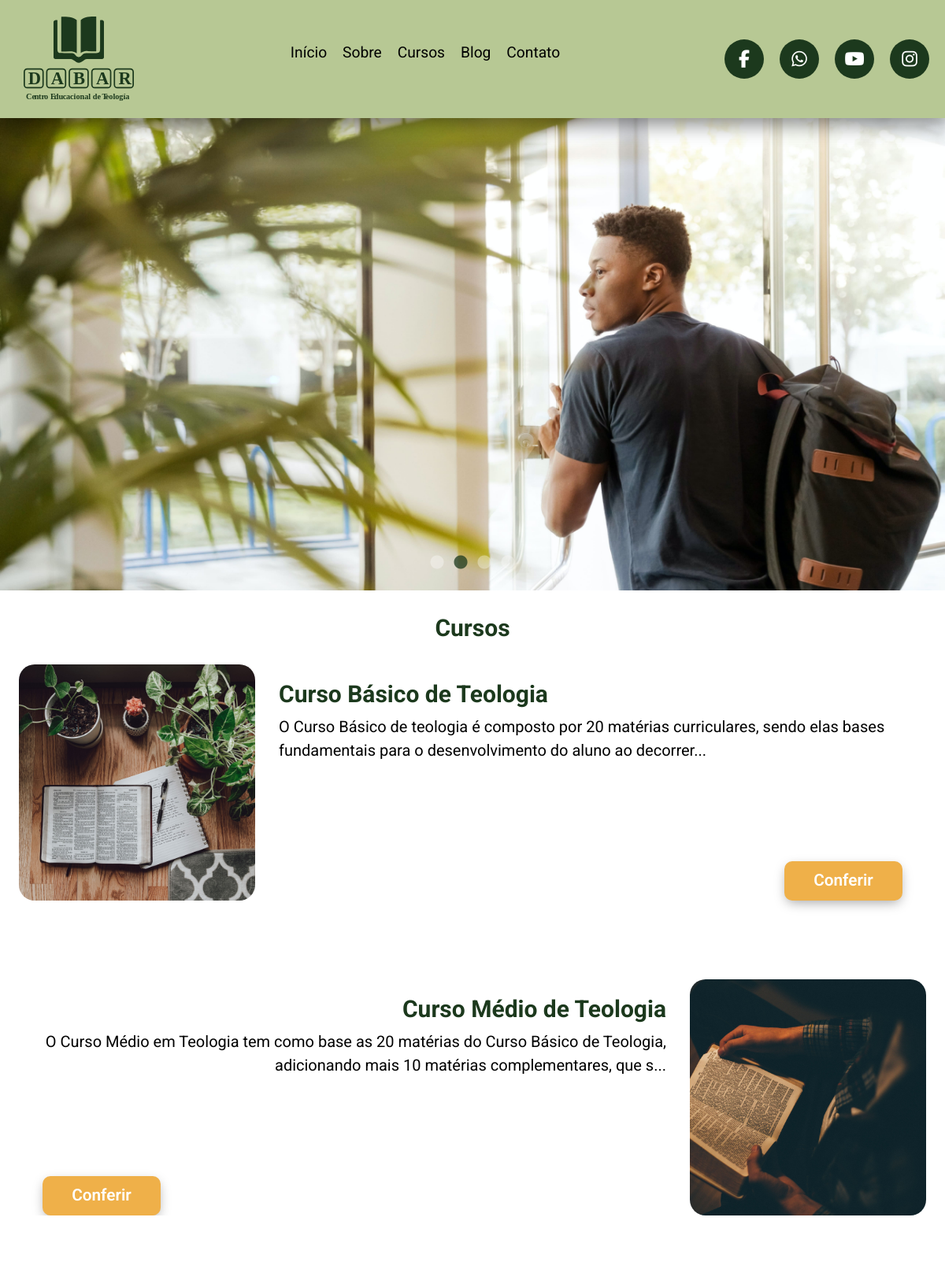
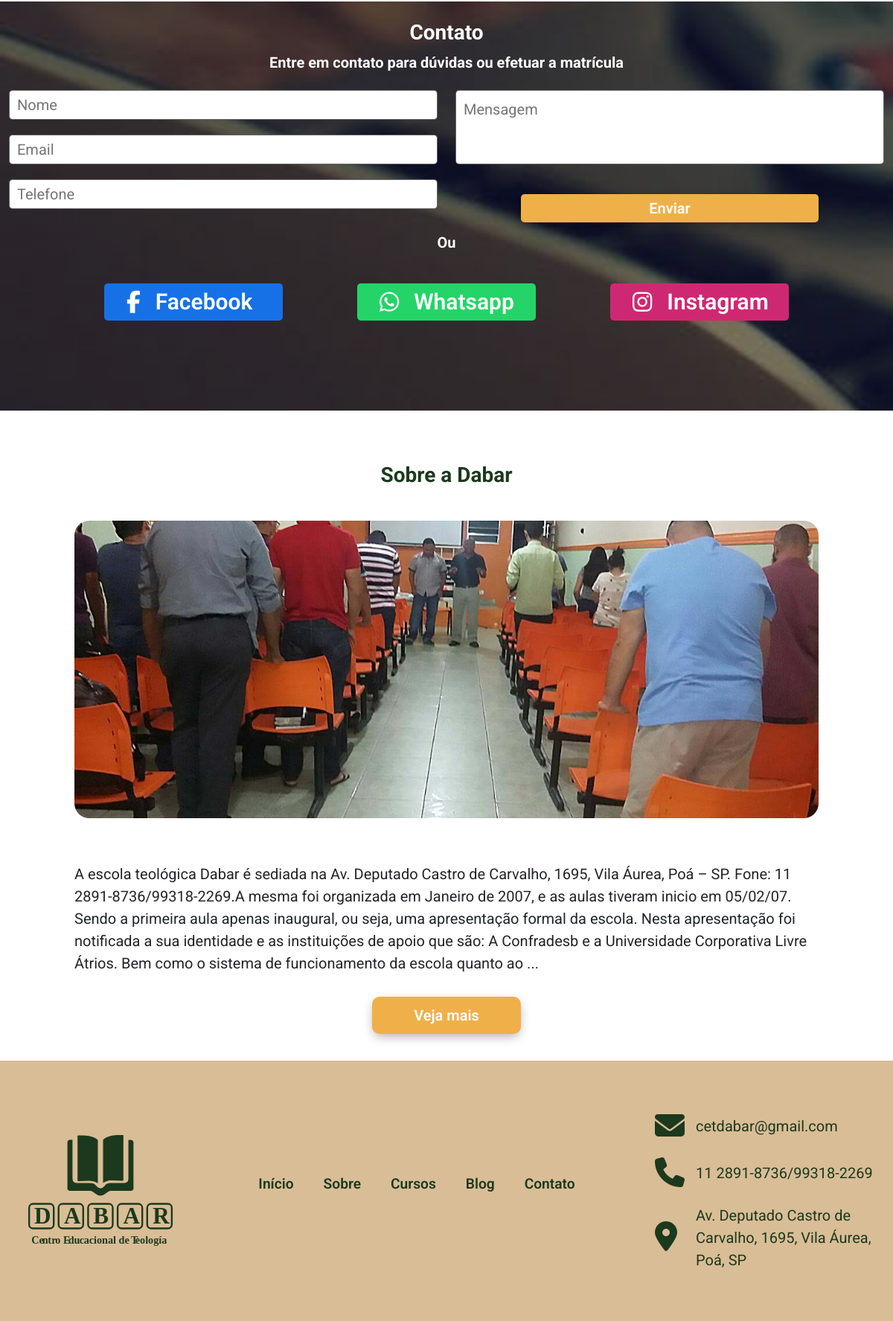
The page / on the database its author committed (2 pictures, top to bottom).
### tables this page shows
CREATE TABLE `curso` (
  `idCurso` int(11) NOT NULL,
  `curso` varchar(50) NOT NULL,
  `descCurso` text NOT NULL,
  `valorCurso` varchar(10) NOT NULL,
  `imgCurso` varchar(100) NOT NULL,
  `duracaoCurso` varchar(50) NOT NULL,
  `instrutorCurso` varchar(100) NOT NULL,
  `mensagemCurso` text NOT NULL,
  `statusCurso` int(11) NOT NULL
);

CREATE TABLE `dabar` (
  `id` int(11) NOT NULL,
  `sobre` text NOT NULL,
  `identidade` text NOT NULL,
  `requisitos` text NOT NULL,
  `sobreInstrutor` text NOT NULL
);

### index.php (the view, shortened to what this page needs)
<?php
$conexao = ConexaoBanco::conectarBD();
$conexao->exec("SET NAMES utf8");
$sqlCursos = $conexao->prepare("SELECT idCurso, curso, CONCAT(SUBSTR(descCurso, 1, 200), '...') AS descCurso, imgCurso FROM curso WHERE statusCurso = 1 LIMIT 2");
$sqlCursos->execute();
$sqlSobre = $conexao->prepare("SELECT sobre FROM dabar");
$sqlSobre->execute();
$dadosSobre = $sqlSobre->fetch(PDO::FETCH_ASSOC);
?>
<!DOCTYPE html>
<html lang="pt-br">
<head>
    <link rel="stylesheet" href="global/css/reset.css">
    <link rel="stylesheet" href="global/css/global.css">
    <link rel="stylesheet" href="lib/bootstrap/css/bootstrap.css">
    <link rel="stylesheet" href="lib/slick/slick.css">
    <link rel="stylesheet" href="lib/slick/slick-theme.css">
    <link rel="stylesheet" href="lib/aos-master/dist/aos.css">
    <link rel="stylesheet" href="home/css/home.css">
</head>
<body>
    <header bg-color="primary">
        <div class="logo">
            <img src="assets/logo/logo-dabar-verde.svg" alt="">
        </div>
        <div class="menu">
            <ul>
                <li><a href="#">Início</a></li>
                <li><a href="sobre/sobre.php">Sobre</a></li>
                <li><a href="cursos/cursos.php">Cursos</a></li>
                <li><a href="blog/blog.php">Blog</a></li>
                <li><a href="contato/contato.php">Contato</a></li>
            </ul>
        </div>
        <div class="socialHeader">
            <a href="https://www.facebook.com/CETDABAR" target="_blank">
                <div><i class="fa-brands fa-facebook-f"></i></div>
            </a>
            <a href="https://api.whatsapp.com/send?phone=5511930546947&text=Olá, gostaria de saber mais sobre a Dabar" target="_blank">
                <div><i class="fa-brands fa-whatsapp"></i></div>
            </a>
            <a href="https://www.youtube.com/channel/UCXieQGFmE_MwiaA6T9qlyEQ" target="_blank">
                <div><i class="fa-brands fa-youtube"></i></div>
            </a>
            <a href="https://www.instagram.com/fabio.dabar/" target="_blank">
                <div><i class="fa-brands fa-instagram"></i></div>
            </a>
        </div>
    </header>
    <section class="banner">
        <img src="assets/banner/banner2.jpg" alt="">
    </section>
    <section class="cursos">
        <div class="padraoSite">
            <h3 class="tituloCursos">Cursos</h3>
            <div class="containerCursos">
                <?php
                while ($dadosCurso = $sqlCursos->fetch(PDO::FETCH_ASSOC)) { ?>
                    <div class="curso" data-aos="fade-up" data-aos-duration="2000">
                        <div class="imgCurso">
                            <img src="admin/<?php echo $dadosCurso['imgCurso'] ?>" alt="">
                        </div>
                        <div class="descCurso">
                            <div class="txtCurso">
                                <h3><?php echo $dadosCurso['curso'] ?></h3>
                                <p><?php echo "$dadosCurso[descCurso]" ?></p>
                            </div>
                            <button onclick="getLink(this, '#')" btn-bg-color="secondary" class="btnCurso">Conferir</button>
                        </div>
                    </div>
                <?php } ?>
            </div>
        </div>
    </section>
    <div class="contato">
        <div class="padraoSite" data-aos="fade-down" data-aos-duration="2000">
            <h3 class="tituloContato">Contato</h3>
            <p class="txtForm">Entre em contato para dúvidas ou efetuar a matrícula</p>
            <form action="" method="POST" class="formContato">
                <div class="inputs">
                    <div class="formInput">
                        <input type="text" name="nome" required id="" placeholder="Nome">
                    </div>
                    <div class="formInput">
                        <input type="email" name="email" required id="" placeholder="Email">
                    </div>
                    <div class="formInput">
                        <input type="tel" name="telefone" id="" placeholder="Telefone">
                    </div>
                </div>
                <div class="boxMensagem">
                    <div class="formTextarea">
                        <textarea name="mensagem" id="" cols="30" rows="10" placeholder="Mensagem"></textarea>
                    </div>
                    <div class="formBtn">
                        <button class="btnEnviar" name="enviarContato" btn-bg-color="secondary" type="submit">Enviar</button>
                    </div>
                </div>
            </form>
            <p class="txtForm">
                Ou
            </p>
            <div class="socialContato">
                <div class="socialContato">
                    <a href="https://www.facebook.com/CETDABAR" target="_blank" class="contatoFacebook">
                        <i class="fa-brands fa-facebook-f"></i> Facebook
                    </a>
                    <a href="https://api.whatsapp.com/send?phone=5511930546947&text=Olá, gostaria de saber mais sobre a Dabar" target="_blank" class="contatoWhatsapp">
                        <i class="fa-brands fa-whatsapp"></i> Whatsapp
                    </a>
                    <a href="https://www.instagram.com/fabio.dabar/" target="_blank" class="contatoInstagram">
                        <i class="fa-brands fa-instagram"></i> Instagram
                    </a>
                </div>
            </div>
        </div>
    </div>
    <section class="sobre">
        <div class="padraoSite" data-aos="fade-down" data-aos-duration="2000">
            <h3 class="tituloSobre">Sobre a Dabar</h3>
            <div class="containerSobre">
                <div class="imgSobre">
                    <img src="assets/sobre/sobre.jpg" alt="">
                </div>
                <div class="txtSobre">
                    <?php
                    echo mb_strimwidth($dadosSobre['sobre'], 0, 500, "...");
                    ?>
                </div>
                <div class="btnSobre">
                    <button onclick="getLink(this, 'sobre/sobre.php')" btn-bg-color="secondary">Veja mais</button>
                </div>
            </div>
        </div>
    </section>
    <footer bg-color="medium">
        <div class="logoRodape">
            <img src="assets/logo/logo-dabar-verde.svg" alt="">
        </div>
        <div class="padraoSite">
            <ul class="navRodape">
                <li><a href="#">Início</a></li>
                <li><a href="sobre/sobre.php">Sobre</a></li>
                <li><a href="cursos/cursos.php">Cursos</a></li>
                <li><a href="blog/blog.php">Blog</a></li>
                <li><a href="contato/contato.php">Contato</a></li>
            </ul>
        </div>
        <div class="contatoRodape">
            <div class="email">
                <div class="icon">
                    <i class="fa-solid fa-envelope"></i>
                </div>
                <p>cetdabar@gmail.com</p>
            </div>
            <div class="telefone">
                <div class="icon">
                    <i class="fa-solid fa-phone"></i>
                </div>
                <p>11 2891-8736/99318-2269</p>
            </div>
            <div class="local">
                <div class="icon">
                    <i class="fa-solid fa-location-dot"></i>
                </div>
                <p>Av. Deputado Castro de Carvalho, 1695, Vila Áurea, Poá, SP</p>
            </div>
        </div>
    </footer>
</body>
</html>

### global/css/global.css (style rules this page uses)
[bg-color="primary"] { background-color: #B7C894; }
[bg-color="medium"] { background-color: #D9BD96; }
[btn-bg-color] { -webkit-box-shadow: 0px 5px 15px -3px rgba(0,0,0,0.37); box-shadow: 0px 5px 15px -3px rgba(0,0,0,0.37); }
[btn-bg-color="secondary"] { background-color: #EFB049; color: #fff; }
* { margin: 0; padding: 0; box-sizing: border-box; }
body { max-width: 100%; width: 100%; font-family: 'Roboto' !important; overflow: overlay; }
a { color: #000 !important; text-decoration: none !important; }
p { margin: 0 !important; }
h3 { margin: 0; font-weight: bold !important; font-size: 30px; color: #1C391D; }
ul { padding: 0 !important; }
.padraoSite { width: 100%; max-width: 1400px; margin: 0 auto; }
header { font-family: 'Roboto'; height: 150px; display: flex; width: 100%; padding: 10px !important; align-items: center; justify-content: space-between; background: #fff; top: 0; padding: 10px 1%; position: fixed; -webkit-box-shadow: 1px 7px 23px 2px rgba(0, 0, 0, 0.45); box-shadow: 1px 7px 23px 2px rgba(0, 0, 0, 0.45); z-index: 999; }
header .logo img { width: 140px; height: 140px; margin-left: 20px; }
header .menu ul { display: flex; list-style: none; }
header .menu ul li { margin: 0 10px; font-size: 1.2rem; }
header .socialHeader { display: flex; justify-content: center; }
header .socialHeader a div { margin: 0 10px; width: 50px; height: 50px; border-radius: 50%; color: white; display: flex; justify-content: center; align-items: center; background: #1C391D; font-size: 1.4rem; cursor: pointer; }
footer { display: flex; justify-content: space-between; align-items: center; min-height: 350px !important; padding: 10px; font-size: 1.2rem; }
footer .logoRodape { width: 250px; height: 150px; }
footer .logoRodape img { width: 250px; height: 150px; }
footer .padraoSite { max-width: 600px; }
footer .navRodape { width: 100%; list-style: none; display: flex; justify-content: center; flex-wrap: wrap; }
footer .navRodape li { margin: 0 20px; }
footer .navRodape li a { font-weight: 550; color: #1C391D !important; }
footer .contatoRodape { color: #1C391D; font-size: 20px; max-width: 400px; margin-left: 20px; }
footer .contatoRodape i { margin-right: 10px; }
footer .contatoRodape i { font-size: 40px; }
footer .contatoRodape p { margin-left: 10px; }
footer .contatoRodape .email { display: flex; align-items: center; }
footer .contatoRodape .email .icon { max-width: 40px; margin-right: 15px; }
footer .contatoRodape .telefone { display: flex; align-items: center; margin-top: 20px; }
footer .contatoRodape .telefone .icon { max-width: 40px; margin-right: 15px; }
footer .contatoRodape .local { display: flex; align-items: center; justify-content: space-between; margin-top: 20px; }
footer .contatoRodape .local .icon { max-width: 40px; width: 40px; margin-right: 15px; }
footer ul { padding: 0; }

### rows shown on the page
curso: imgCurso (picture), curso "Curso Básico de Teologia", dadosCurso "O Curso Básico de teologia é composto por 20 matérias curriculares, sendo elas bases fundamentais para o desenvolvimento do aluno ao decorrer..."
curso: imgCurso (picture), curso "Curso Médio de Teologia", dadosCurso "O Curso Médio em Teologia tem como base as 20 matérias do Curso Básico de Teologia, adicionando mais 10 matérias complementares, que s..."
dabar: sobre "A escola teológica Dabar é sediada na Av. Deputado Castro de Carvalho, 1695, Vila Áurea, Poá – SP. Fone: 11 2891-8736/99318-2269.A mesma foi organizada em Janeiro de 2007, e as aulas tiveram inicio em 05/02/07. Sendo a primeira aula apenas inaugural, ou seja, uma apresentação formal da escola. Nesta apresentação foi notificada a sua identidade e as instituições de apoio que são: A Confradesb e a Universidade Corporativa Livre Átrios. Bem como o sistema de funcionamento da escola quanto ao ..."
